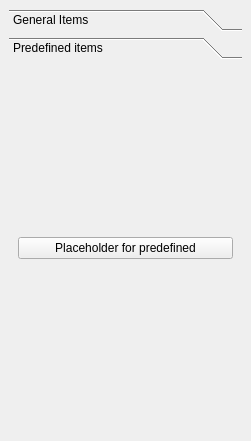
<?xml version="1.0" encoding="UTF-8"?>
<ui version="4.0">
 <class>GuiStore</class>
 <widget class="QDockWidget" name="GuiStore">
  <property name="geometry">
   <rect>
    <x>0</x>
    <y>0</y>
    <width>251</width>
    <height>441</height>
   </rect>
  </property>
  <property name="windowTitle">
   <string>GuiStore</string>
  </property>
  <widget class="QWidget" name="dockWidgetContents">
   <layout class="QGridLayout" name="gridLayout_2">
    <item row="0" column="0">
     <widget class="QToolBox" name="toolBox">
      <property name="currentIndex">
       <number>1</number>
      </property>
      <widget class="QWidget" name="genitems">
       <property name="geometry">
        <rect>
         <x>0</x>
         <y>0</y>
         <width>233</width>
         <height>347</height>
        </rect>
       </property>
       <attribute name="label">
        <string>General Items</string>
       </attribute>
       <layout class="QVBoxLayout" name="verticalLayout">
        <item>
         <layout class="QVBoxLayout" name="genitems_layout">
          <item>
           <widget class="QPushButton" name="pushButton">
            <property name="text">
             <string>Placeholder for general</string>
            </property>
           </widget>
          </item>
         </layout>
        </item>
       </layout>
      </widget>
      <widget class="QWidget" name="predefitems">
       <property name="geometry">
        <rect>
         <x>0</x>
         <y>0</y>
         <width>233</width>
         <height>347</height>
        </rect>
       </property>
       <attribute name="label">
        <string>Predefined items</string>
       </attribute>
       <layout class="QVBoxLayout" name="verticalLayout_3">
        <item>
         <layout class="QVBoxLayout" name="predefitems_layout">
          <item>
           <widget class="QPushButton" name="pushButton_2">
            <property name="text">
             <string>Placeholder for predefined</string>
            </property>
           </widget>
          </item>
         </layout>
        </item>
       </layout>
      </widget>
     </widget>
    </item>
   </layout>
  </widget>
 </widget>
 <resources/>
 <connections/>
</ui>
